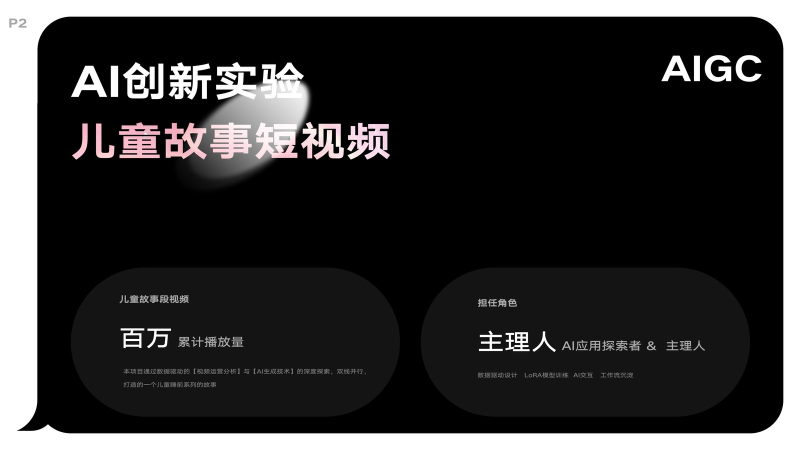
#> input picture site/ai-video/1.jpg, 1600 x 900 px, found by its file name (shown at 1/2 size)
$ python locate_oppo_self_slices.py
#> lines starting #> are read from the running program, lines starting #| are printed output that depends on the picture
"""Locate the three supplied OPPO 自助服务 cover slices inside the current
static home cover (site/oppo-self/1.jpg, 1600x900).

The slices were cut out of that exact artwork, so a masked normalised
cross-correlation recovers each one's pixel position and scale.  The motion
showcase uses those coordinates, which makes its first and last frame read as
the same composition as the static cover it replaces.

Prints: name, NCC score and (left, top, width, height) in 1600x900 space.
"""
import os
import numpy as np
from PIL import Image
from scipy.signal import fftconvolve

ROOT = os.path.dirname(os.path.dirname(os.path.abspath(__file__)))
CANVAS = os.path.join(ROOT, "site", "oppo-self", "1.jpg")
SRC = "/Users/soul/Downloads/OPPO 自助服务/封面动画"
CUTS = [("intl", "切图.png"), ("cn", "切图-1.png"), ("web", "切图-2.png")]

F = 2  # work at half resolution, then scale back up
C = np.asarray(Image.open(CANVAS).convert("L").resize((1600 // F, 900 // F),
                                                      Image.LANCZOS), dtype=float)
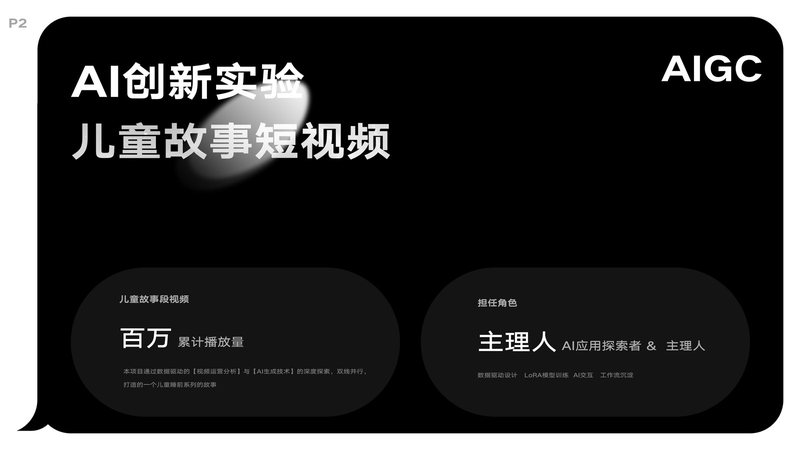
#> C: shape (450, 800) float64; min 0, max 255, mean 51.3
C2 = C * C
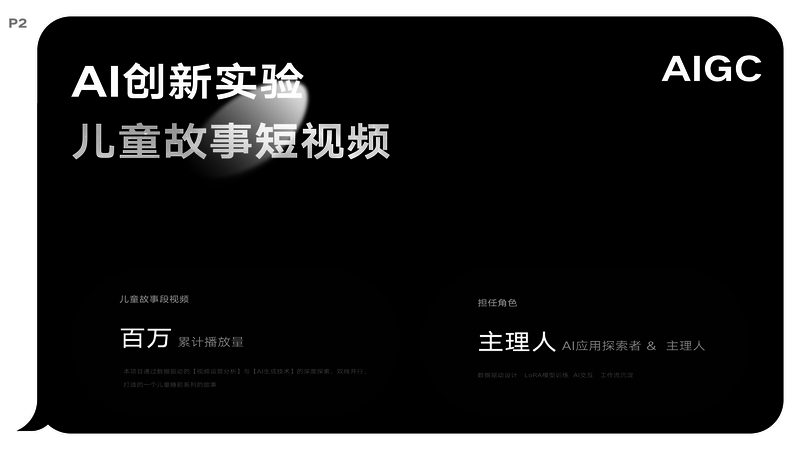
#> C2: shape (450, 800) float64; min 0, max 65025, mean 11272; drawn with min black and max white
CH, CW = C.shape
#> CH = 450; CW = 800

for name, fn in CUTS:
#> (the run stopped early here; a loop or call above may not have finished)

$ run again, with site/ai-video/3.jpg copied over site/ai-video/1.jpg
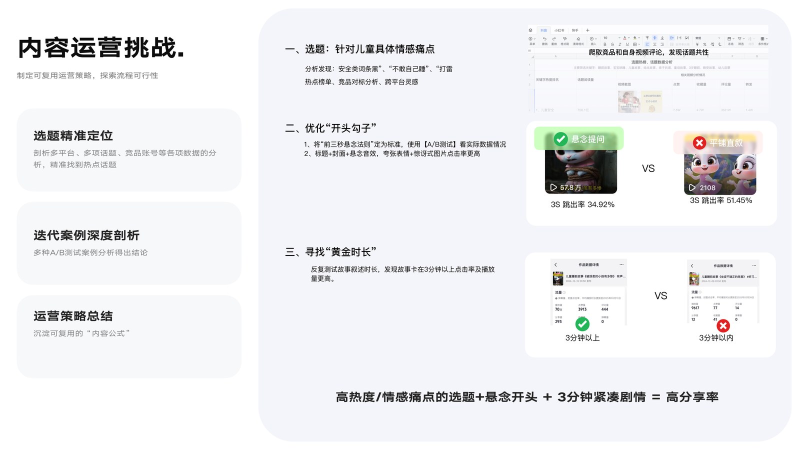
#> input picture site/ai-video/3.jpg, 1600 x 900 px, found by its file name (shown at 1/2 size)
#> `C = np.asarray(Image.open(CANVAS).convert("L").resize((1600 // F, 900 ..`:
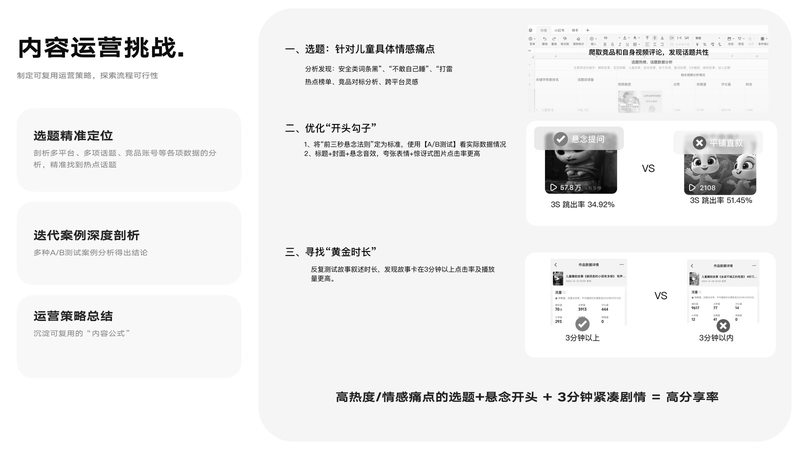
#> C: shape (450, 800) float64; min 0, max 255, mean 239.2
#> `C2 = C * C`:
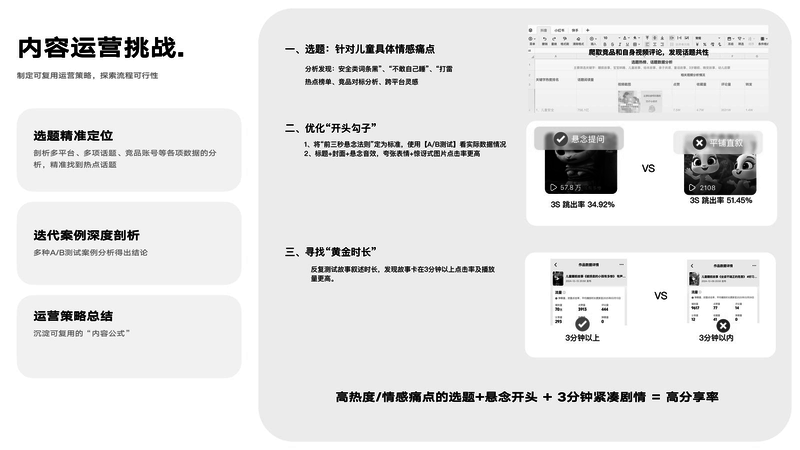
#> C2: shape (450, 800) float64; min 0, max 65025, mean 58655.1; drawn with min black and max white

$ run again, with site/ai-video/6.jpg copied over site/ai-video/1.jpg
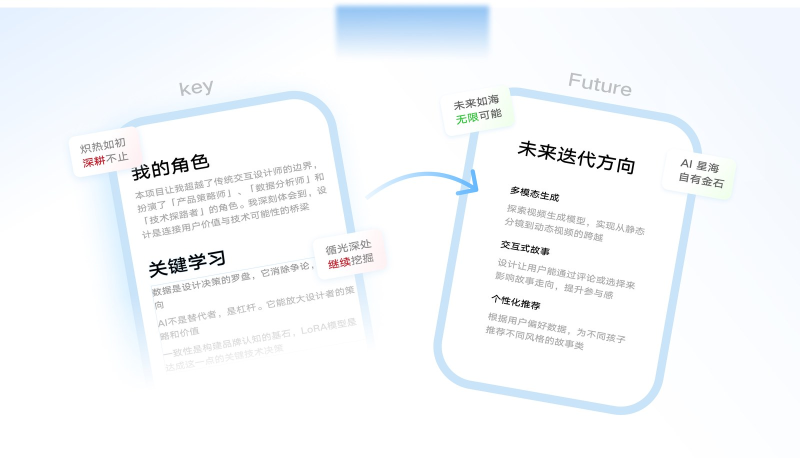
#> input picture site/ai-video/6.jpg, 1600 x 915 px, found by its file name (shown at 1/2 size)
#> `C = np.asarray(Image.open(CANVAS).convert("L").resize((1600 // F, 900 ..`:
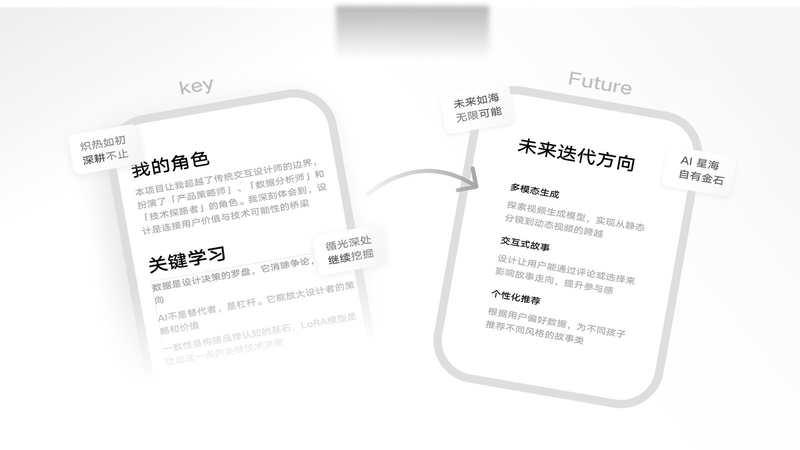
#> C: shape (450, 800) float64; min 0, max 255, mean 247.6
#> `C2 = C * C`:
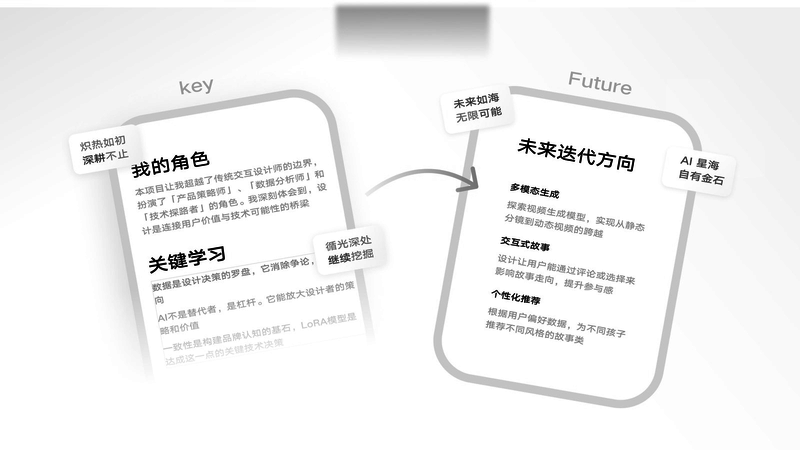
#> C2: shape (450, 800) float64; min 0, max 65025, mean 61754.6; drawn with min black and max white
